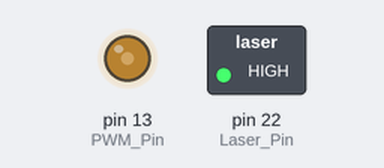
A sketch run on a simulated Arduino Mega 2560, built with avr-gcc and run on an emulated ATmega2560. Parts: switched loads named in the sketch (green lamp = pin HIGH), output pins drawn as LEDs (lit = HIGH).

Above: at 0.1 s.
Timing chart, 0 to 1.6 s (numbered marks = the images above):
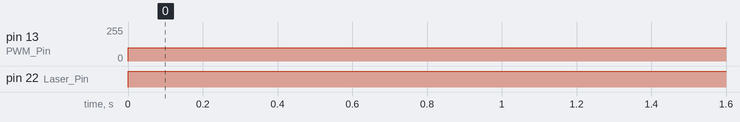

The sketch:

Lightbar_Code.ino
```cpp
void setup()
{
  pinMode(13, OUTPUT); // PWM Pin
  pinMode(22, OUTPUT); // Laser Pin
}

void loop()
{
  analogWrite(13, 100); // Value is the duty cycle, ranging from 0 - 255
  digitalWrite(22, HIGH); // Laser is on or off
}
```

Measured:
- by itself, pin 13 (PWM_Pin): 0/255 → 100/255 at 0.00 s
- by itself, pin 22 (Laser_Pin): LOW → HIGH at 0.00 s
